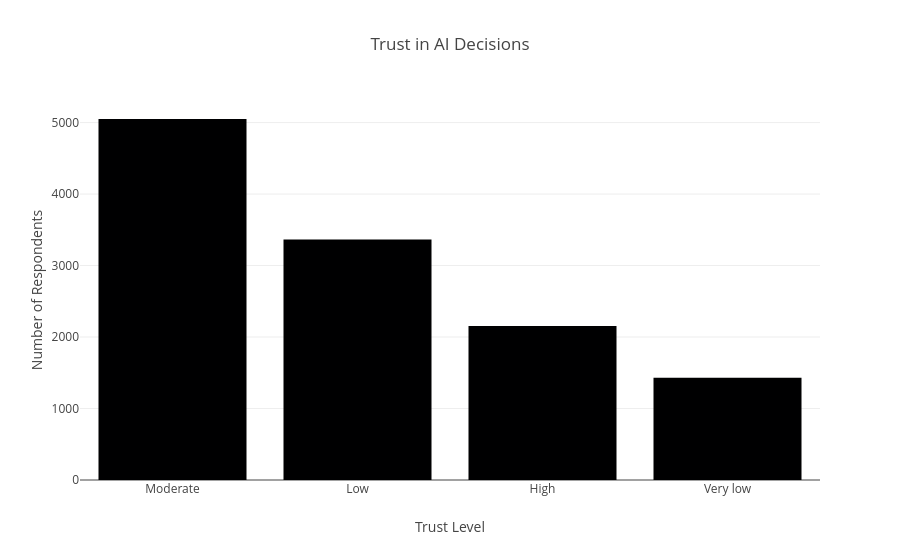

Notebook cell for this chart:
### Code cell
# Trust in AI Decisions — Bar Chart
trust = df['trust_in_ai_decisions'].value_counts().reset_index()

fig = px.bar(
    trust,
    x='trust_in_ai_decisions',
    y='count',
    title='Trust in AI Decisions',
    labels={
        'trust_in_ai_decisions': 'Trust Level',
        'count': 'Number of Respondents'
    }
)

fig.show()

### Figure 1 — Plotly figure (JSON) as saved in the notebook; plotly's stock layout.template omitted (floating-point values rounded to 4 significant figures)
{"data": [{"hovertemplate": "Trust Level=%{x}<br>Number of Respondents=%{y}<extra></extra>", "legendgroup": "", "marker": {"color": "#000001", "pattern": {"shape": ""}}, "name": "", "orientation": "v", "showlegend": false, "textposition": "auto", "type": "bar", "x": ["Moderate", "Low", "High", "Very low"], "xaxis": "x", "y": [5050, 3364, 2154, 1432], "yaxis": "y"}], "layout": {"barmode": "relative", "legend": {"tracegroupgap": 0}, "title": {"text": "Trust in AI Decisions"}, "xaxis": {"anchor": "y", "domain": [0, 1], "title": {"text": "Trust Level"}}, "yaxis": {"anchor": "x", "domain": [0, 1], "title": {"text": "Number of Respondents"}}}}
